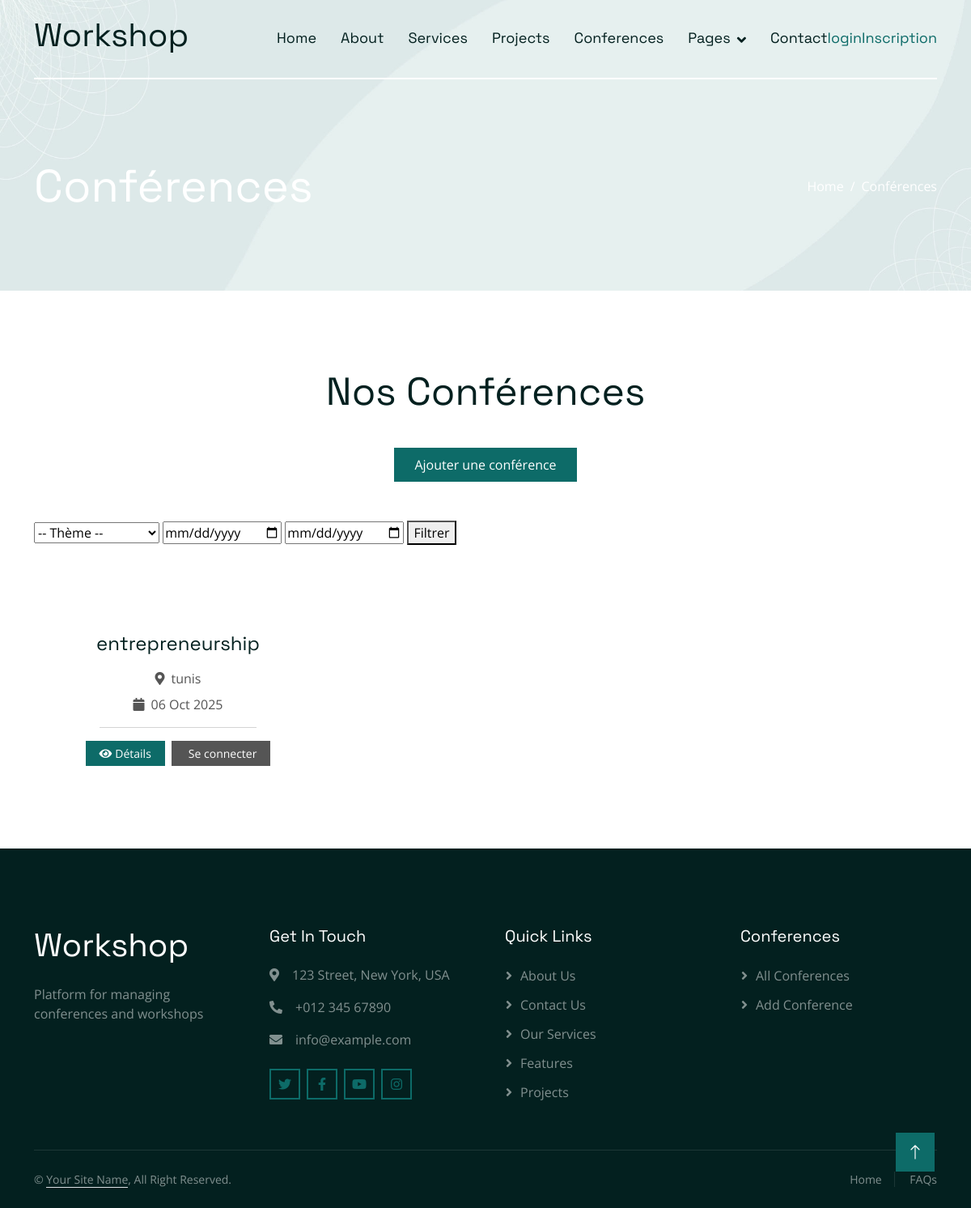
The page /conferences/liste/ on the database as committed earlier.
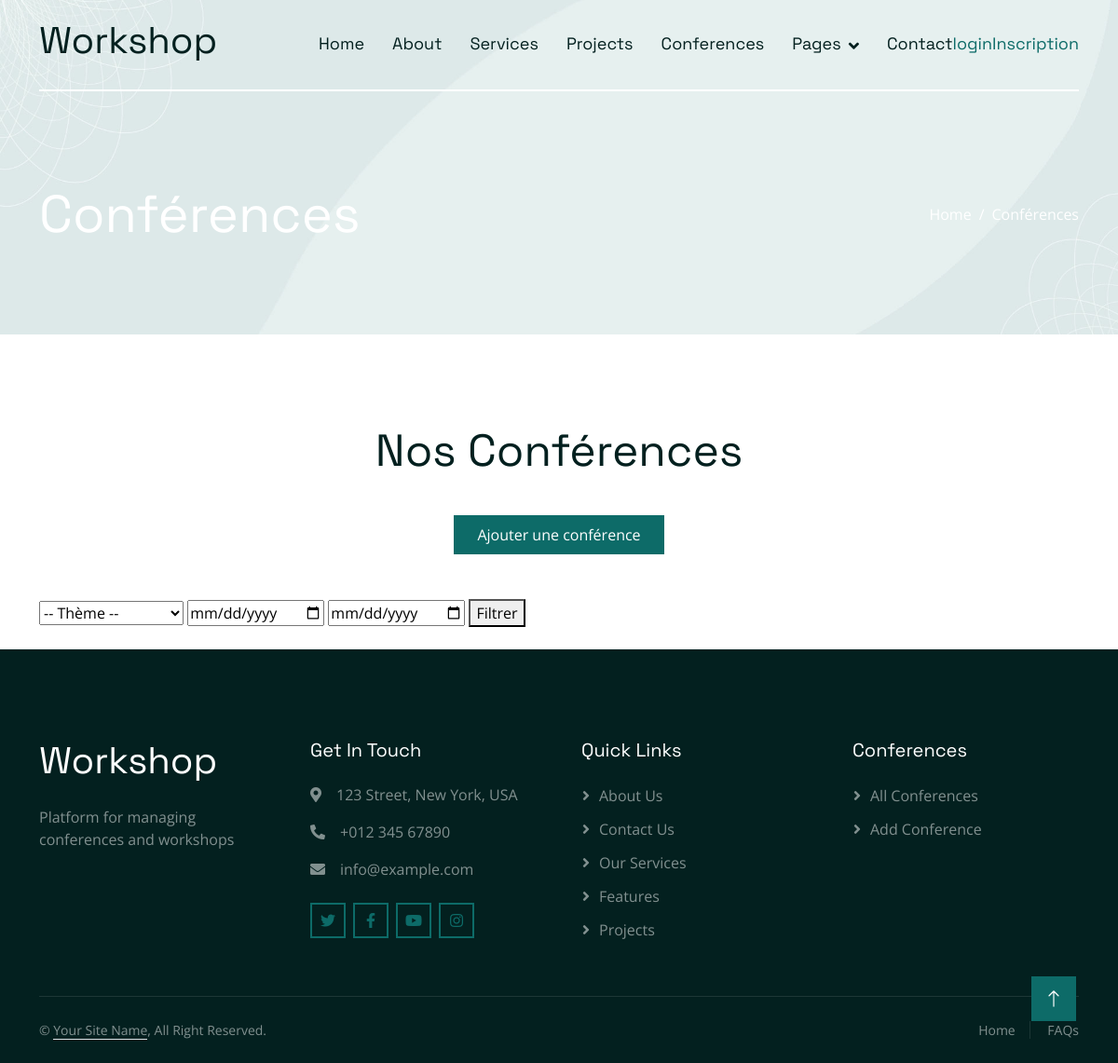
The same page on the database as committed later.
### ConferenceApp/models.py (models this page shows, shortened)
class conference(models.Model):
    conference_id=models.AutoField(primary_key=True)
    title=models.CharField(max_length=255)
    description=models.TextField(
        validators=[MinLengthValidator(limit_value=30,message="Description must be at least 30 characters long.")]
        )
    location=models.CharField(max_length=255)
    start_date=models.DateField()
    end_date=models.DateField()
    THEME_CHOICES = [
        ('CS&AI', 'Computer Science and Artificial Intelligence'),
        ('CS', 'Social Science'),
        ('DS', 'Data Science'),
    ]
    theme = models.CharField(max_length=255, choices=THEME_CHOICES, default='CS&AI')
    created_at=models.DateTimeField(auto_now_add=True)
    updated_at=models.DateTimeField(auto_now=True)

### ConferenceApp/views.py (the view)
# urls.py: path('liste/', ConferenceList.as_view(), name='conference_liste'),
class ConferenceList(ListView):
    model = conference
    context_object_name = 'liste'
    ordering = ['start_date']
    template_name = 'conference/liste.html'

### ConferenceApp/Templates/Conference/liste.html (shortened to what this page needs)
{% extends "base.html" %}
{% load static %}
{% block content %}
<div class="container-fluid pb-5 bg-primary hero-header mb-5">
    <div class="container py-5">
        <div class="row g-3 align-items-center">
            <div class="col-lg-6 text-center text-lg-start">
                <h1 class="display-4 text-white mb-0 animated slideInLeft">Conférences</h1>
            </div>
            <div class="col-lg-6 animated slideInRight">
                <nav aria-label="breadcrumb">
                    <ol class="breadcrumb justify-content-center justify-content-lg-end mb-0">
                        <li class="breadcrumb-item"><a href="{% url 'index' %}" class="text-white">Home</a></li>
                        <li class="breadcrumb-item text-white active" aria-current="page">Conférences</li>
                    </ol>
                </nav>
            </div>
        </div>
    </div>
</div>
<div class="container-fluid py-5">
    <div class="container">
        <div class="text-center mx-auto mb-5 wow fadeInUp" data-wow-delay="0.1s" style="max-width: 600px;">
            <h1 class="display-5 mb-4">Nos Conférences</h1>
            <a href="{% url 'conference_add' %}" class="btn btn-primary py-2 px-4 mt-3">Ajouter une conférence</a>
        </div>
        <form method="get" action="{% url 'filter_conferences' %}">
            <select name="theme">
                <option value="">-- Thème --</option>
            </select>
            <input type="date" name="start_date">
            <input type="date" name="end_date">
            <button type="submit">Filtrer</button>
        </form>
        <div class="row g-4">
            {% for c in liste %}
            <div class="col-lg-4 col-md-6 wow fadeInUp" data-wow-delay="0.1s">
                <div class="service-item d-flex flex-column h-100">
                    <div class="service-text text-center rounded p-4">
                        <div class="btn-square rounded-circle mx-auto mb-3">
                            <i class="fa fa-calendar fa-3x text-white"></i>
                        </div>
                        <h4 class="mb-3">{{ c.title }}</h4>
                        <p class="mb-2"><i class="fa fa-map-marker-alt me-2"></i>{{ c.location }}</p>
                        <p class="mb-2"><i class="fa fa-calendar me-2"></i>{{ c.start_date|date:"d M Y" }}</p>
                        <hr class="w-75 mx-auto">
                        <div class="d-flex justify-content-center gap-2 mt-3">
                            <a href="{% url 'conference_detail' c.pk %}" class="btn btn-sm btn-primary px-3">
                                <i class="fa fa-eye me-1"></i>Détails
                            </a>
                            {% if user.is_authenticated %}
                            <a href="{% url 'submission_list' c.pk %}" class="btn btn-sm btn-secondary px-3">
                                <i class="fa fa-list me-1"></i>Mes soumissions
                            </a>
                            {% else %}
                            <a href="{% url 'login' %}?next={% url 'submission_list' c.pk %}" class="btn btn-sm btn-secondary px-3">
                                Se connecter
                            </a>
                            {% endif %}
                        </div>
                    </div>
                </div>
            </div>
            {% endfor %}
        </div>
    </div>
</div>
{% endblock %}

Rows that differ between the two databases and show on the page:
removed conference: title "entrepreneurship", location "tunis", start_date "06 Oct 2025"
